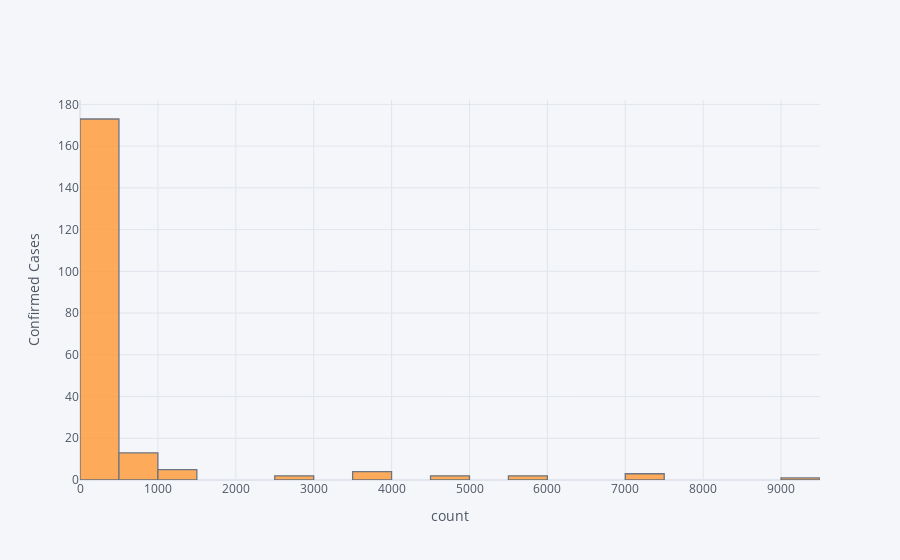

This figure's notebook cell:
### Code cell
###initial plots
reduced_total = df.loc[df['TotalCases'] >100]
reduced_total['TotalCases'].iplot(kind = 'hist',xTitle = 'count',yTitle = 'Confirmed Cases')

### Figure 1 — Plotly figure (JSON) as saved in the notebook; plotly's stock layout.template omitted (floating-point values rounded to 4 significant figures; data arrays with more than 128 entries replaced by an {"elided": "..."} marker saying what was removed)
{"data": [{"histfunc": "count", "histnorm": "", "marker": {"color": "rgba(255, 153, 51, 1.0)", "line": {"color": "#4D5663", "width": 1.3}}, "name": "TotalCases", "opacity": 0.8, "orientation": "v", "type": "histogram", "x": {"elided": "205 int values"}}], "layout": {"barmode": "overlay", "legend": {"bgcolor": "#F5F6F9", "font": {"color": "#4D5663"}}, "paper_bgcolor": "#F5F6F9", "plot_bgcolor": "#F5F6F9", "title": {"font": {"color": "#4D5663"}}, "xaxis": {"gridcolor": "#E1E5ED", "showgrid": true, "tickfont": {"color": "#4D5663"}, "title": {"font": {"color": "#4D5663"}, "text": "count"}, "zerolinecolor": "#E1E5ED"}, "yaxis": {"gridcolor": "#E1E5ED", "showgrid": true, "tickfont": {"color": "#4D5663"}, "title": {"font": {"color": "#4D5663"}, "text": "Confirmed Cases"}, "zerolinecolor": "#E1E5ED"}}}
